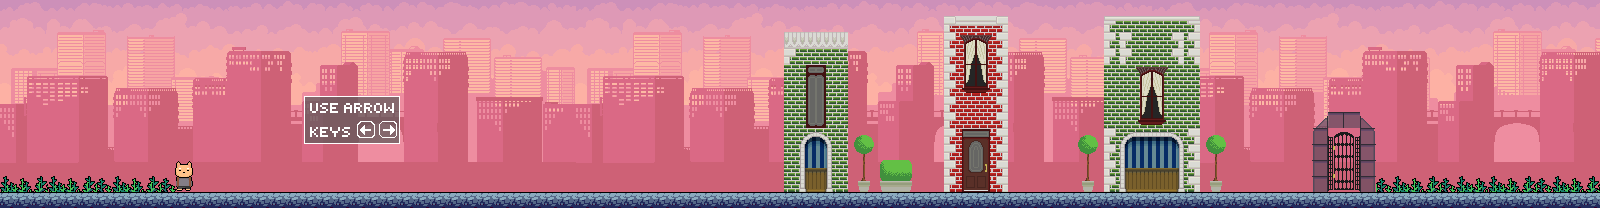

The image is a tile-based game level rendered from a .tmx file. Its description and source (layers, tilesets, objects; grid data summarised) follow:
An orthogonal 100x13 tile map with 16x16 px tiles, 5 tile layers (background, background2, background3, graphics, ...), 4 hidden layers not drawn, 17 tilesets and 14 objects.

<map version="1.10" tiledversion="1.10.2" orientation="orthogonal" renderorder="left-down" width="100" height="13" tilewidth="16" tileheight="16" infinite="0" nextlayerid="28" nextobjectid="34">
 <tileset firstgid="1" name="bg" tilewidth="16" tileheight="16" tilecount="720" columns="36">
  <image source="1.png" width="576" height="324" />
 </tileset>
 <tileset firstgid="721" name="ground" tilewidth="16" tileheight="16" tilecount="324" columns="18">
  <image source="Tileset.png" width="288" height="288" />
 </tileset>
 <tileset firstgid="1045" name="Hedgedog-Sheet" tilewidth="16" tileheight="16" tilecount="108" columns="9">
  <image source="Hedgedog-Sheet.png" width="144" height="192" />
 </tileset>
 <tileset firstgid="1153" name="Rabbit-Sheet" tilewidth="16" tileheight="16" tilecount="108" columns="9">
  <image source="Rabbit-Sheet.png" width="144" height="192" />
 </tileset>
 <tileset firstgid="1261" name="Shiba-Sheet" tilewidth="16" tileheight="16" tilecount="108" columns="9">
  <image source="Shiba-Sheet.png" width="144" height="192" />
 </tileset>
 <tileset firstgid="1369" name="main female-Sheet" tilewidth="16" tileheight="16" tilecount="108" columns="9">
  <image source="main female-Sheet.png" width="144" height="192" />
 </tileset>
 <tileset firstgid="1477" name="Mc" tilewidth="16" tileheight="16" tilecount="4096" columns="64">
  <image source="../Mc.png" width="1024" height="1024" />
 </tileset>
 <tileset firstgid="5573" name="RowHouseTileSet" tilewidth="16" tileheight="16" tilecount="1024" columns="32">
  <image source="RowHouseTileSet.png" width="512" height="512" />
 </tileset>
 <tileset firstgid="6597" name="2" tilewidth="16" tileheight="16" tilecount="720" columns="36">
  <image source="2.png" width="576" height="324" />
 </tileset>
 <tileset firstgid="7317" name="3" tilewidth="16" tileheight="16" tilecount="720" columns="36">
  <image source="3.png" width="576" height="324" />
 </tileset>
 <tileset firstgid="8037" name="message1" tilewidth="16" tileheight="16" tilecount="24" columns="6">
  <image source="message1.png" width="96" height="64" />
 </tileset>
 <tileset firstgid="8061" name="message2" tilewidth="16" tileheight="16" tilecount="24" columns="6">
  <image source="message2.png" width="96" height="64" />
 </tileset>
 <tileset firstgid="8085" name="message3" tilewidth="16" tileheight="16" tilecount="18" columns="6">
  <image source="message3.png" width="96" height="48" />
 </tileset>
 <tileset firstgid="8103" name="menu" tilewidth="16" tileheight="16" tilecount="24" columns="6">
  <image source="menu.png" width="96" height="65" />
 </tileset>
 <tileset firstgid="8127" name="lvl1" tilewidth="16" tileheight="16" tilecount="24" columns="6">
  <image source="lvl1.png" width="96" height="64" />
 </tileset>
 <tileset firstgid="8151" name="lvl2" tilewidth="16" tileheight="16" tilecount="24" columns="6">
  <image source="lvl2.png" width="96" height="64" />
 </tileset>
 <tileset firstgid="8175" name="lvl3" tilewidth="16" tileheight="16" tilecount="24" columns="6">
  <image source="lvl3.png" width="96" height="64" />
 </tileset>
 <layer id="1" name="background" width="100" height="13">
  <data>[1300 cells, 1300 non-empty, 468 distinct tile ids]</data>
 </layer>
 <layer id="9" name="background2" width="100" height="13">
  <data>[1300 cells, 1200 non-empty, 432 distinct tile ids]</data>
 </layer>
 <layer id="10" name="background3" width="100" height="13">
  <data>[1300 cells, 1300 non-empty, 468 distinct tile ids]</data>
 </layer>
 <objectgroup id="3" name="ground">
  <object id="1" x="0.5" y="192.25" width="1599.5" height="15.5" />
 </objectgroup>
 <objectgroup id="8" name="wall">
  <object id="9" x="0" y="0" width="17" height="190.667" />
  <object id="10" x="1583.67" y="0.333333" width="15" height="190.667" />
  <object id="13" x="175.667" y="95.6667" width="16.3333" height="79.3333" />
  <object id="14" x="1328.67" y="95.3333" width="15" height="79.3333" />
  <object id="16" x="1328" y="147.667" width="15" height="44.3333" />
 </objectgroup>
 <objectgroup id="5" name="level1">
  <object id="5" x="799.333" y="144" width="48" height="31.3333" />
 </objectgroup>
 <objectgroup id="6" name="level2">
  <object id="6" x="960.667" y="143.333" width="47.6667" height="32.6667" />
 </objectgroup>
 <objectgroup id="7" name="level3">
  <object id="7" x="1119.33" y="144.667" width="48" height="31.6667" />
 </objectgroup>
 <layer id="2" name="graphics" width="100" height="13">
  <data>[1300 cells, 333 non-empty, 176 distinct tile ids]</data>
 </layer>
 <objectgroup id="11" name="back2menu">
  <object id="15" x="174.667" y="144" width="34" height="31.3333" />
 </objectgroup>
 <layer id="17" name="message1" width="100" height="13" visible="0">
  <data>[1300 cells, 24 non-empty, 24 distinct tile ids]</data>
 </layer>
 <layer id="18" name="message2" width="100" height="13" visible="0">
  <data>[1300 cells, 24 non-empty, 24 distinct tile ids]</data>
 </layer>
 <objectgroup id="27" name="level1sensor">
  <object id="33" x="790.667" y="147.333" width="52.6667" height="40" />
 </objectgroup>
 <layer id="20" name="message3" width="100" height="13">
  <data>[1300 cells, 18 non-empty, 18 distinct tile ids]</data>
 </layer>
 <objectgroup id="21" name="usearrow" visible="0" locked="1">
  <object id="25" x="240.333" y="128.667" width="47.6667" height="43.6667" />
 </objectgroup>
 <layer id="22" name="message4" width="100" height="13" visible="0">
  <data>[1300 cells, 24 non-empty, 24 distinct tile ids]</data>
 </layer>
 <layer id="23" name="message5" width="100" height="13" visible="0">
  <data>[1300 cells, 24 non-empty, 24 distinct tile ids]</data>
 </layer>
 <objectgroup id="24" name="level2sensor">
  <object id="29" x="944" y="144" width="64" height="41.6667" />
 </objectgroup>
 <objectgroup id="26" name="level3sensor">
  <object id="30" x="1121.67" y="139.667" width="58.3333" height="45" />
 </objectgroup>
</map>
